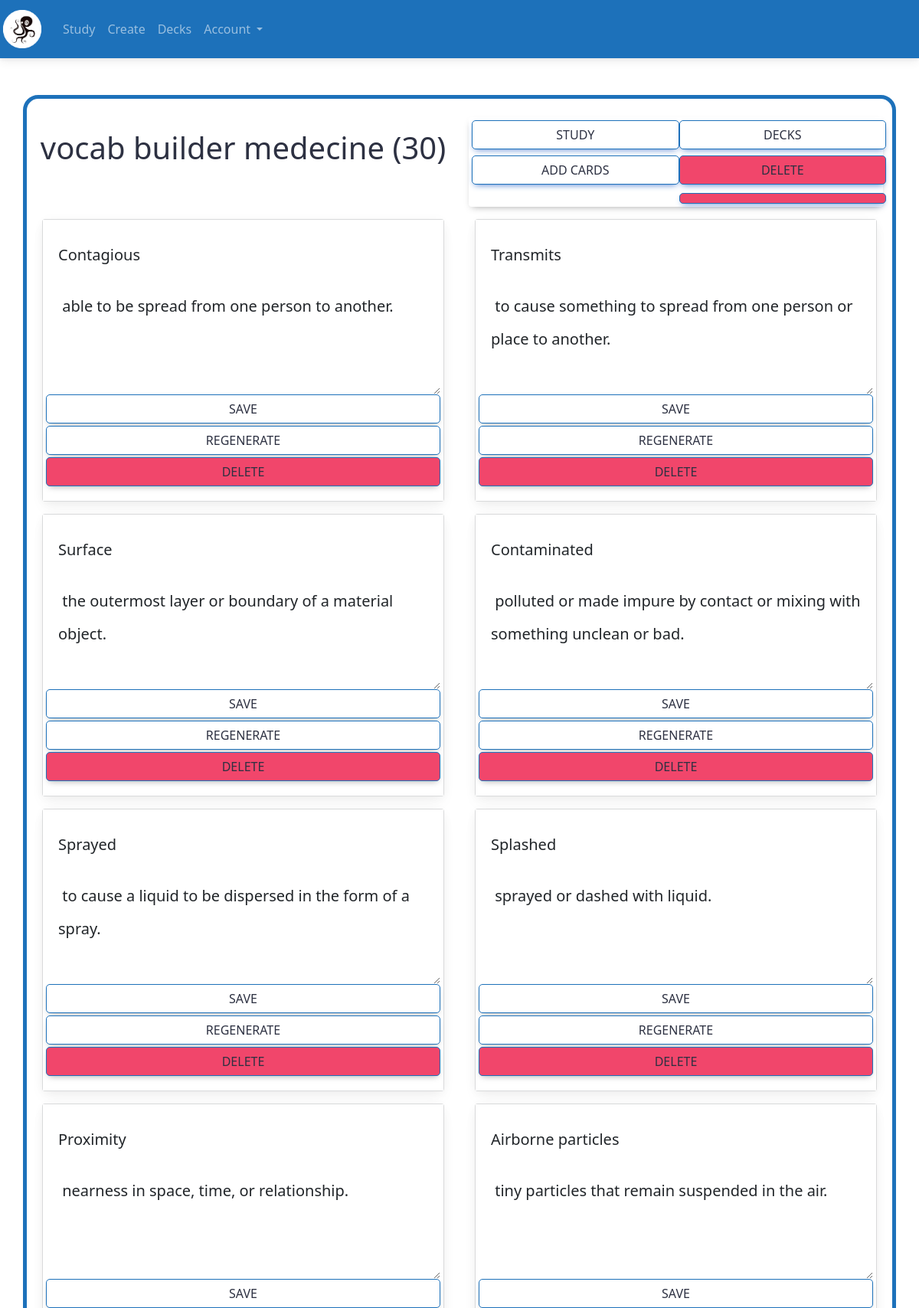
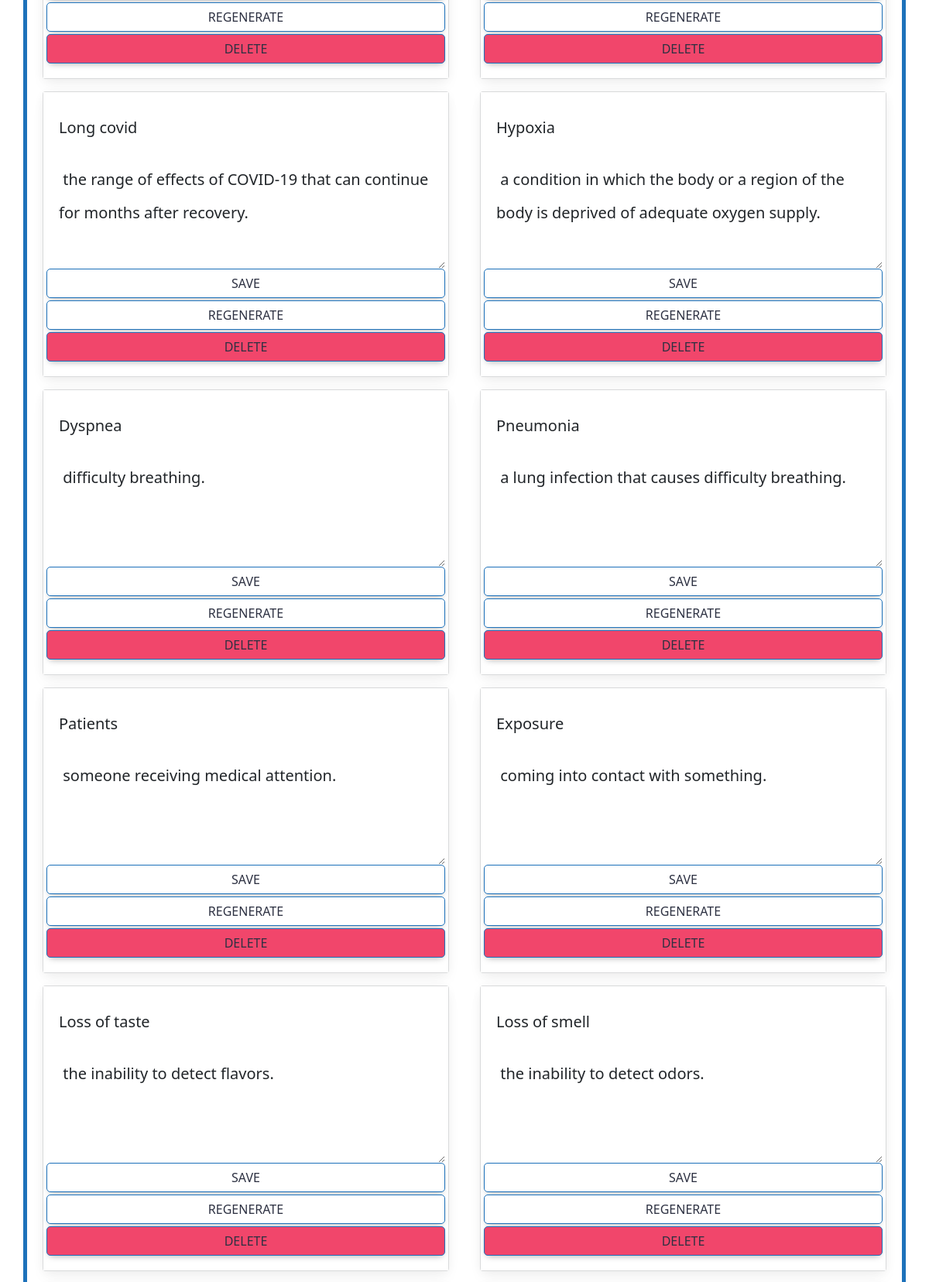
/currentdeck/19 (signed in, upper part), run on the app's committed database (2 pictures, top to bottom).
### app.py (models this page shows, shortened)
class Deck(db.Model):
    id = db.Column(db.Integer, primary_key=True)
    name = db.Column(db.String(50), nullable=False)
    description = db.Column(db.String(255), nullable=False)
    user_id = db.Column(db.Integer, db.ForeignKey('user.id'))
    cards = db.relationship('Card', secondary=cards, backref="decks", lazy="select")
    time_created = db.Column(db.DateTime, default=datetime.utcnow)
    time_updated = db.Column(db.DateTime, default=datetime.utcnow)
    creator = db.Column(db.Integer)
    public = db.Column(db.Integer, default=0)
    edited = db.Column(db.Integer, default=0)
    create_method = db.Column(db.String(255), nullable=True)
    category = db.Column(db.String(255), nullable=True)
    times_accessed = db.Column(db.Integer, default=0)
    access_date = db.Column(db.DateTime, default=datetime.utcnow)
    def quantity_cards(self):
        return len(self.cards)

class Card(db.Model):
    id = db.Column(db.Integer, primary_key=True)
    term = db.Column(db.String(50), nullable=False)
    content = db.Column(db.String(255), nullable=False)
    boc_2 = db.Column(db.String(255), nullable=True)
    boc_3 = db.Column(db.String(255), nullable=True)
    boc_4 = db.Column(db.String(255), nullable=True)
    img = db.Column(db.String(255), nullable=True)
    sound = db.Column(db.String(255), nullable=True)
    boc_id = db.Column(db.Float(10), nullable=True)
    box_id = db.Column(db.Float(10), nullable=True, default=0)
    interval = db.Column(db.Integer, default=1)
    time_updated = db.Column(db.DateTime, default=datetime.utcnow)
    times_asked = db.Column(db.Integer, default=0)
    times_correct = db.Column(db.Integer, default=0)
    times_correct_row = db.Column(db.Integer, default=0)
    create_method = db.Column(db.String(255), nullable=True)
    time_created = db.Column(db.DateTime, default=datetime.utcnow)
    category = db.Column(db.String(255), nullable=True)
    edited = db.Column(db.Integer, default=0)
    diff_lvl = db.Column(db.Float(100), default=1)

### app.py (the view, shortened to what this page needs)
@app.route("/currentdeck/<deck_id>", methods = ["POST", "GET"])
@login_required
def currentdeck(deck_id):
    deck = Deck.query.filter_by(id=deck_id, user_id=current_user.id).first()
    cards = Card.query.filter(Card.decks.any(id=deck_id)).order_by(Card.id.desc()).all()
    return render_template("currentdeck.html", title="Card Editor", deck=deck, cards=cards)

### app.py (called while the page is built)
@login_manager.user_loader
def load_user(user_id):
    return User.query.get(int(user_id))

@app.after_request
def after_request(response):
    response.headers["Cache-Control"] = "no-cache, no-store, must-revalidate"
    response.headers["Expires"] = 0
    response.headers["Pragma"] = "no-cache"
    return response

### templates/currentdeck.html (shortened to what this page needs)
{% extends "layout.html" %} {% block title %} Card Editor {% endblock %}  {% block main_0 %}
<div class="container-md box_0 flex my-5">
  <div class="row mt-3">
    <div class="col-lg d-flex justify-content-center">
      <h1 class="mt-4 ">{{deck.name}} ({{ deck.quantity_cards() }})</h1>
    </div>
    <div class="col-lg">
      <div
        class="d-flex justify-content-end my-2 btn-group eq_buttons_div"
        style="width: 100%"
      >
        <div class="col-md">
          <a
            href="/study_deck/{{deck.id}}"
            class="btn btn-primary box_study m-1 eq_buttons"
          >
            Study</a
          >
          <a
            href="/addterms/{{deck.id}}"
            class="btn btn-primary box_study m-1 eq_buttons"
          >
            Add cards</a
          >
        </div>
        <div class="col-md">
          <a href="/viewdecks" class="btn btn-primary box_study m-1 eq_buttons">
            Decks
          </a>
          <a
            href="/delete/{{deck.id}}"
            class="btn btn-primary box_warning m-1 eq_buttons"
          >
            Delete</a
          >
          <a
            href="/generate_img/{{deck.id}}"
            class="btn btn-primary box_warning m-1 eq_buttons"
            ></a>
        </div>
      </div>
    </div>
  </div>
  <div class="row">
    {% for card in cards %}
    <div class="col-sm-6">
      <div class="card m-2 bg-light">
        <div class="card-body">
          <form action="" method="post">
            <div class="row">
              <input
                name="term"
                class="card-title border-0 input_0 form-control form-control-lg"
                type="text"
                id="card.id"
                placeholder="{{ card.term }}"
                value="{{ card.term }}"
              />
            </div>
            <div class="row">
              <textarea
                name="content"
                class="form-control card-text border-0 input_0 form-control form-control-lg"
                type="text"
                id="card.id"
                rows="3"
                placeholder="{{ card.content }}"
              > {{ card.content }}</textarea>
            </div>
            <div class="col ">
              <div class="row eq_buttons_div no_gutter align-items-center justify-content-center">
                <input
                  class="btn box_study eq_buttons "
                  type="submit"
                  value="Save"
                />
              </div>
              <div class="row eq_buttons_div no_gutter align-items-center justify-content-center ">
                <a
                  href="/regen_def/{{deck.id}}/{{card.id}}"
                  class="btn box_study eq_buttons"
                  >Regenerate</a
                >
              </div>
              <div class="row eq_buttons_div no_gutter align-items-center justify-content-center">
                <a
                  href="/deletecard/{{deck.id}}/{{card.id}}"
                  class="btn box_warning eq_buttons"
                  >Delete</a
                >
              </div>
            </div>
          </form>
        </div>
      </div>
    </div>
    {% endfor %}
  </div>
</div>
{% endblock %}

### static/style.css (style rules this page uses)
body { background-color: white !important; background-size: cover; }
.row { --mdb-gutter-x: 0.5rem !important; }
.input_0 { background-color: white !important; color: black; }
.card { background-color: white !important; }
.card-body { background-color: white !important; }
.card-title { background-color: white !important; }
.card-text { background-color: white !important; }
.btn-primary { background-color: white !important; color: #2D3142 !important; border-color: #1D71BA !important; }
.box_0 { border: 10px solid !important; align-content: center !important; background-color: white !important; border-width: 5px !important; border-radius: 20px !important; border-color: #1D71BA !important; align-self: center !important; color: #2D3142 !important; }
.box_warning { border: 10px solid !important; align-content: center !important; background-color: #F1466B !important; border-width: 1px !important; border-radius: 5px !important; border-color: #1D71BA !important; align-self: center !important; color: #2D3142 !important; }
.box_study { border: 10px solid !important; align-content: center !important; background-color: white !important; border-width: 1px !important; border-radius: 5px !important; border-color: #1D71BA !important; align-self: center !important; color: #2D3142 !important; }
body { display: flex; min-height: 100vh; flex-direction: column; }
.eq_buttons_div { display: flex !important; justify-content: space-around !important; }
.eq_buttons { width: 100%; margin: 3px; }

### data on the page
Deck: name "vocab builder medecine"
Card: term "Contagious", content "able to be spread from one person to another."
Card: term "Transmits", content "to cause something to spread from one person or place to another."
Card: term "Surface", content "the outermost layer or boundary of a material object."
Card: term "Contaminated", content "polluted or made impure by contact or mixing with something unclean or bad."
Card: term "Sprayed", content "to cause a liquid to be dispersed in the form of a spray."
Card: term "Splashed", content "sprayed or dashed with liquid."
Card: term "Proximity", content "nearness in space, time, or relationship."
Card: term "Airborne particles", content "tiny particles that remain suspended in the air."
Card: term "Long covid", content "the range of effects of COVID-19 that can continue for months after recovery."
Card: term "Hypoxia", content "a condition in which the body or a region of the body is deprived of adequate oxygen supply."
Card: term "Dyspnea", content "difficulty breathing."
Card: term "Pneumonia", content "a lung infection that causes difficulty breathing."
Card: term "Patients", content "someone receiving medical attention."
Card: term "Exposure", content "coming into contact with something."
Card: term "Loss of taste", content "the inability to detect flavors."
Card: term "Loss of smell", content "the inability to detect odors."

### other printed values
{{ deck.quantity_cards() }} "30"
